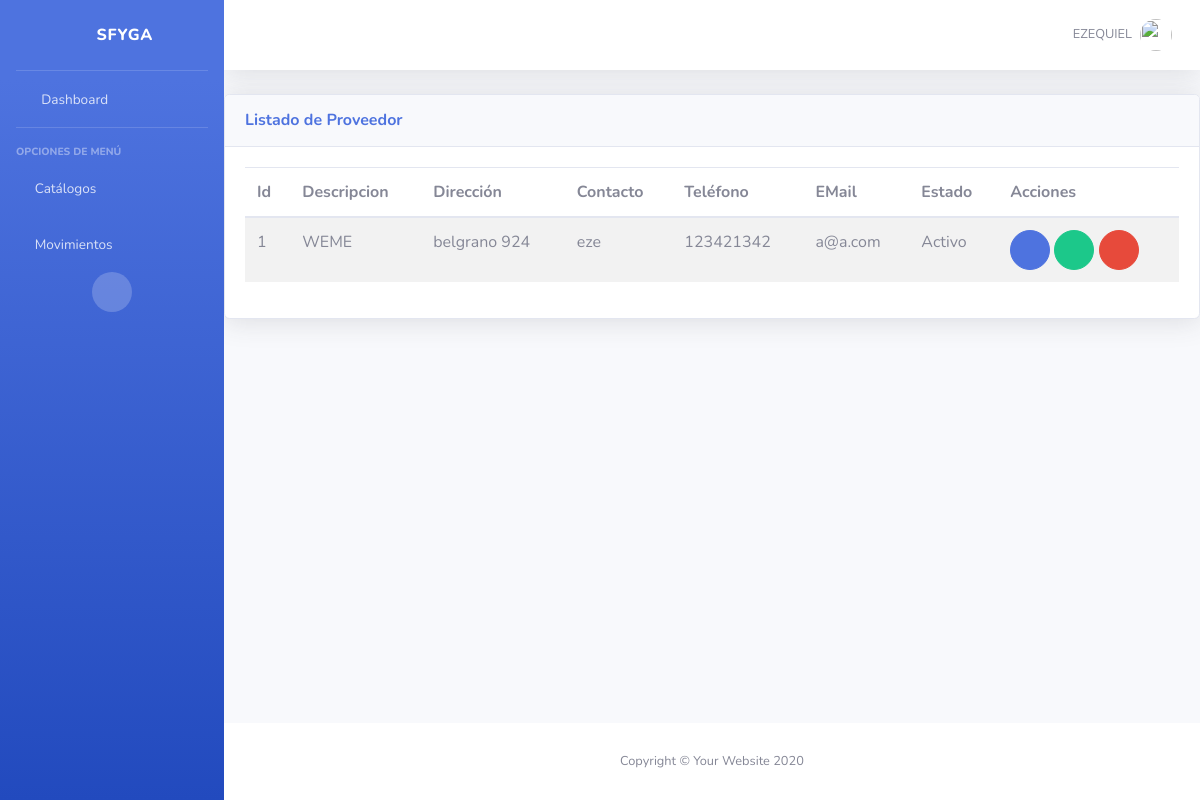
Page /cmp/proveedores/ (signed in) on the committed database.
### cmp/models.py (models this page shows, shortened)
class Proveedor(ClaseModelo):
    descripcion=models.CharField(
        max_length=100,
        unique=True
        )
    direccion=models.CharField(
        max_length=250,
        null=True, blank=True
        )
    contacto=models.CharField(
        max_length=100
    )
    telefono=models.CharField(
        max_length=10,
        null=True, blank=True
    )
    email=models.CharField(
        max_length=250,
        null=True, blank=True
    )
    class Meta:
        verbose_name_plural = "Proveedores"

### cmp/views.py (the view)
# urls.py: path('proveedores/',ProveedorView.as_view(), name="proveedor_list"),
class ProveedorView(SuccessMessageMixin, SinPrivilegios, generic.ListView):
    permission_required='cmp.view_proveedores'
    model = Proveedor
    template_name = "cmp/proveedor_list.html"
    context_object_name = "obj"
    permission_required="cmp.view_proveedor"

### cmp/templates/cmp/proveedor_list.html (shortened to what this page needs)
{% extends 'base/base.html' %}
{% block page_content %}
<div class="card shadow mb-4">
  <div class="card-header py-3 d-flex flex-row align-items-center justify-content-between">
    <h6 class="m-0 font-weight-bold text-primary">Listado de Proveedor</h6>
    <div class="dropdown no-arrow">
      <a class="dropdown-toggle" href="#" role="button" id="dropdownMenuLink" data-toggle="dropdown" aria-haspopup="true" aria-expanded="false">
        <i class="fas fa-ellipsis-v fa-sm fa-fw text-gray-400"></i>
      </a>
    </div>
  </div>
  <div class="card-body">
    <table class="table table-striped table-hover dt-responsive nowrap" style="width:100%">
      <thead>
        <th>Id</th>
        <th>Descripcion</th>
        <th>Dirección</th>
        <th>Contacto</th>
        <th>Teléfono</th>
        <th>EMail</th>
        <th>Estado</th>
        <th class="all">Acciones</th>
      </thead>
      <tbody>
        {% for item in obj%}
        <tr>
          <td>{{ item.id }}</td>
          <td>{{ item.descripcion }}</td>
          <td>{{item.direccion}}</td>
          <td>{{ item.contacto }}</td>
          <td>{{ item.telefono }}</td>
          <td>{{ item.email }}</td>
          <td>{{item.estado|yesno:"Activo,Inactivo"}}</td>
          <td>
            <a href="#"  onclick="return abrir_modal('{% url 'cmp:proveedor_edit' item.id %}')" class="btn btn-primary btn-circle" role="button"><i class="fas fa-edit"></i></a>
            {% if item.estado == True %}
                <a href="#"  onclick="return abrir_modal('{% url 'cmp:proveedor_inactivar' item.id %}')" class="btn btn-success btn-circle" role="button"><i class="fas fa-check"></i></a>
            {% endif %}
            <a href="#"  onclick="return abrir_modal('{% url 'cmp:proveedor_del' item.pk %}')" class="btn btn-danger btn-circle" role="button"><i class="fas fa-trash-alt"></i></a>
          </td>
        </tr>
        {% endfor %}
      </tbody>
    </table>
  </div>
</div>
{% endblock %}

### templates/base/base.html (shortened to what this page needs)
{% load static %}
<!DOCTYPE html>
<html lang="es">
<head>
    <link href="{% static 'base/vendor/fontawesome-free/css/all.min.css' %}" rel="stylesheet" type="text/css">
    <link href="{% static 'base/css/sb-admin-2.min.css' %}" rel="stylesheet">
    <link href="{% static 'base/vendor/datatables/datatables.bootstrap4.min.css' %}" rel="stylesheet">
    <link href="{% static 'base/vendor/jquery_confirm/jquery-confirm.min.css' %}" rel="stylesheet">
    <link rel="stylesheet" href="{% static 'base/vendor/datetime_picker/jquery.datetimepicker.min.css' %}" />
</head>
<body id="page-top" class="bg-gradient-primary">
    <div id="wrapper">
        {% block side_bar %}
        <ul class="navbar-nav bg-gradient-primary sidebar sidebar-dark accordion" id="accordionSidebar">
            <a class="sidebar-brand d-flex align-items-center justify-content-center" href="{% url 'bases:home' %}">
                <div class="sidebar-brand-icon rotate-n-15">
                    <i class="fas fa-donate"></i>
                </div>
                <div class="sidebar-brand-text mx-3">SFyGA</div>
            </a>
            <hr class="sidebar-divider my-0">
            <li class="nav-item">
                <a class="nav-link" href="{% url 'bases:home' %}">
                    <i class="fas fa-fw fa-tachometer-alt"></i>
                    <span>Dashboard</span></a>
            </li>
            <hr class="sidebar-divider">
            <div class="sidebar-heading">
                Opciones de Menú
            </div>
            <li class="nav-item">
                <a class="nav-link collapsed" href="#" data-toggle="collapse" data-target="#collapseTwo"
                    aria-expanded="true" aria-controls="collapseTwo">
                    <i class="fas fa-circle text-lightgray"></i>
                    <span>Catálogos</span>
                </a>
            </li>
            <li class="nav-item">
                <a class="nav-link collapsed" href="#" data-toggle="collapse" data-target="#collapseUtilities"
                    aria-expanded="true" aria-controls="collapseUtilities">
                    <i class="fas fa-circle text-lightgray"></i>
                    <span>Movimientos</span>
                </a>
            </li>
            <div class="text-center d-none d-md-inline">
                <button class="rounded-circle border-0" id="sidebarToggle"></button>
            </div>
        </ul>
        {% endblock side_bar %}
        <div id="content-wrapper" class="d-flex flex-column">
            <div id="content">
                {% block top_bar %}
                <nav class="navbar navbar-expand navbar-light bg-white topbar mb-4 static-top shadow">
                    <ul class="navbar-nav ml-auto">
                        <li class="nav-item dropdown no-arrow d-sm-none">
                        <li class="nav-item dropdown no-arrow">
                            <a class="nav-link dropdown-toggle" href="#" id="userDropdown" role="button"
                                data-toggle="dropdown" aria-haspopup="true" aria-expanded="false">
                                <span class="mr-2 d-none d-lg-inline text-gray-600 small">{{ user.username|upper }}</span>
                                <img class="img-profile rounded-circle"
                                    src="{% static '/base/img/undraw_profile.svg' %}">
                            </a>
                        </li>
                    </ul>
                </nav>
                {% endblock top_bar %}
                {% block page_content %}{% endblock page_content %}
            </div>
            {% block footer %}
            <footer class="sticky-footer bg-white">
                <div class="container my-auto">
                    <div class="copyright text-center my-auto">
                        <span>Copyright &copy; Your Website 2020</span>
                    </div>
                </div>
            </footer>
            {% endblock footer %}
        </div>
    </div>
</body>
</html>

### rows in the picture
Proveedor: id "1", descripcion "WEME", direccion "belgrano 924", contacto "eze", telefono "123421342", email "a@a.com", estado "Activo"

### other values in the picture
{{ user.username|upper }} "EZEQUIEL"
